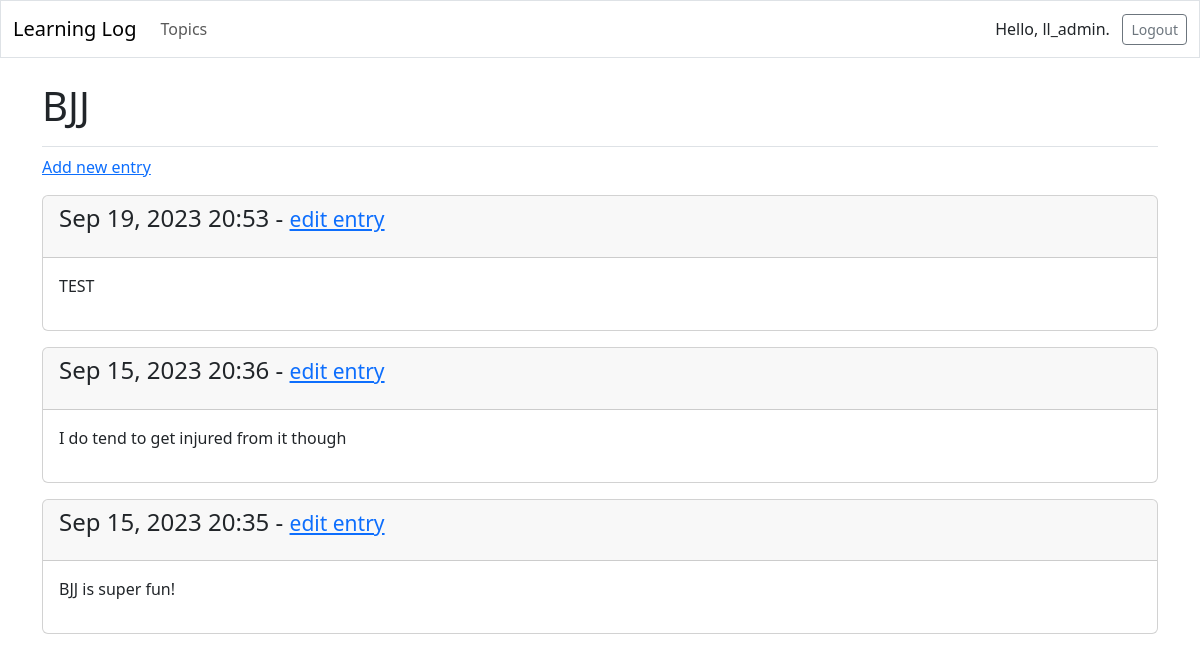
The page /topics/3/ (signed in) on the database its author committed.
### learning_logs/models.py (models this page shows, shortened)
class Topic(models.Model):
    text = models.CharField(max_length=200)
    date_added = models.DateTimeField(auto_now_add=True)
    owner = models.ForeignKey(User, on_delete=models.CASCADE)

class Entry(models.Model):
    topic = models.ForeignKey(Topic, on_delete=models.CASCADE)
    text = models.TextField()
    date_added = models.DateTimeField(auto_now_add=True)
    class Meta:
        verbose_name_plural = 'entries'

### learning_logs/views.py (the view)
# urls.py: path('topics/<int:topic_id>/', views.topic, name='topic'),
@login_required
def topic(request, topic_id):
    topic = Topic.objects.get(id=topic_id)
    check_topic_owner(request, topic)
    entries = topic.entry_set.order_by('-date_added')
    context = {'topic':topic, 'entries':entries}
    return render(request, 'learning_logs/topic.html', context)

### learning_logs/views.py (called while the page is built)
def check_topic_owner(request, topic):
    if topic.owner != request.user:
        raise Http404

### learning_logs/templates/learning_logs/topic.html
{% extends 'learning_logs/base.html' %}
{% block page_header %}
  <h1>{{ topic.text}}</h1>
{% endblock page_header %}
{% block content %}
<p>
  <a href="{% url 'learning_logs:new_entry' topic.id %}">Add new entry</a>
</p>
  {% for entry in entries %}
    <div class="card mb-3">
      <h4 class="card-header">
        {{ entry.date_added|date:'M d, Y H:i'}} -
        <small><a href="{% url 'learning_logs:edit_entry' entry.id %}">
          edit entry</a></p></small>
      </h4>
      <div class="card-body">{{ entry.text|linebreaks }}</div>
    </div>
  {% empty %}
    <p>There are no entries for this topic yet.</p>
  {% endfor %}
{% endblock content %}

### learning_logs/templates/learning_logs/base.html (shortened to what this page needs)
<!doctype html>
<html lang="en">
<head>
  {% load django_bootstrap5 %}
  {% bootstrap_css %}
</head>
<body>
  <nav class="navbar navbar-expand-md navbar-light mb-4 border">
    <div class="container-fluid">
      <a class="navbar-brand" href="{% url 'learning_logs:index' %}">
        Learning Log</a>
      <div class="collapse navbar-collapse" id="navbarCollapse">
        <ul class="navbar-nav me-auto mb-2 mb-md-0">
          <li class="nav-item">
            <a class="nav-link" href="{% url 'learning_logs:topics' %}">
              Topics</a></li>
        </ul>
        <ul class="navbar-nav ms-auto mb-2 mb-md-0">
          {% if user.is_authenticated %}
            <li class="nav-item">
              <span class="navbar-text-me-2">Hello, {{ user.username }}.
                &nbsp;&nbsp;</span>
            </li>
          {% endif %}
        </ul>
        {% if user.is_authenticated %}
          <form action="{% url 'accounts:logout' %}" method="post">
            <button name="submit" class="btn btn-outline-secondary btn-sm">
              Logout</button>
          </form>
        {% endif %}
      </div>
    </div>
  </nav>
  <main class="container">
    <div class="pb-2 mb-2 border-bottom">
      {% block page_header %}{% endblock page_header %}
    </div>
    <div>
      {% block content %}{% endblock content %}
    </div>
  </main>
</body>
</html>

### rows shown on the page
Topic: text "BJJ"
Entry: date_added "Sep 19, 2023 20:53", text "TEST"
Entry: date_added "Sep 15, 2023 20:36", text "I do tend to get injured from it though"
Entry: date_added "Sep 15, 2023 20:35", text "BJJ is super fun!"

### other values the page prints
{{ user.username }} "ll_admin"
